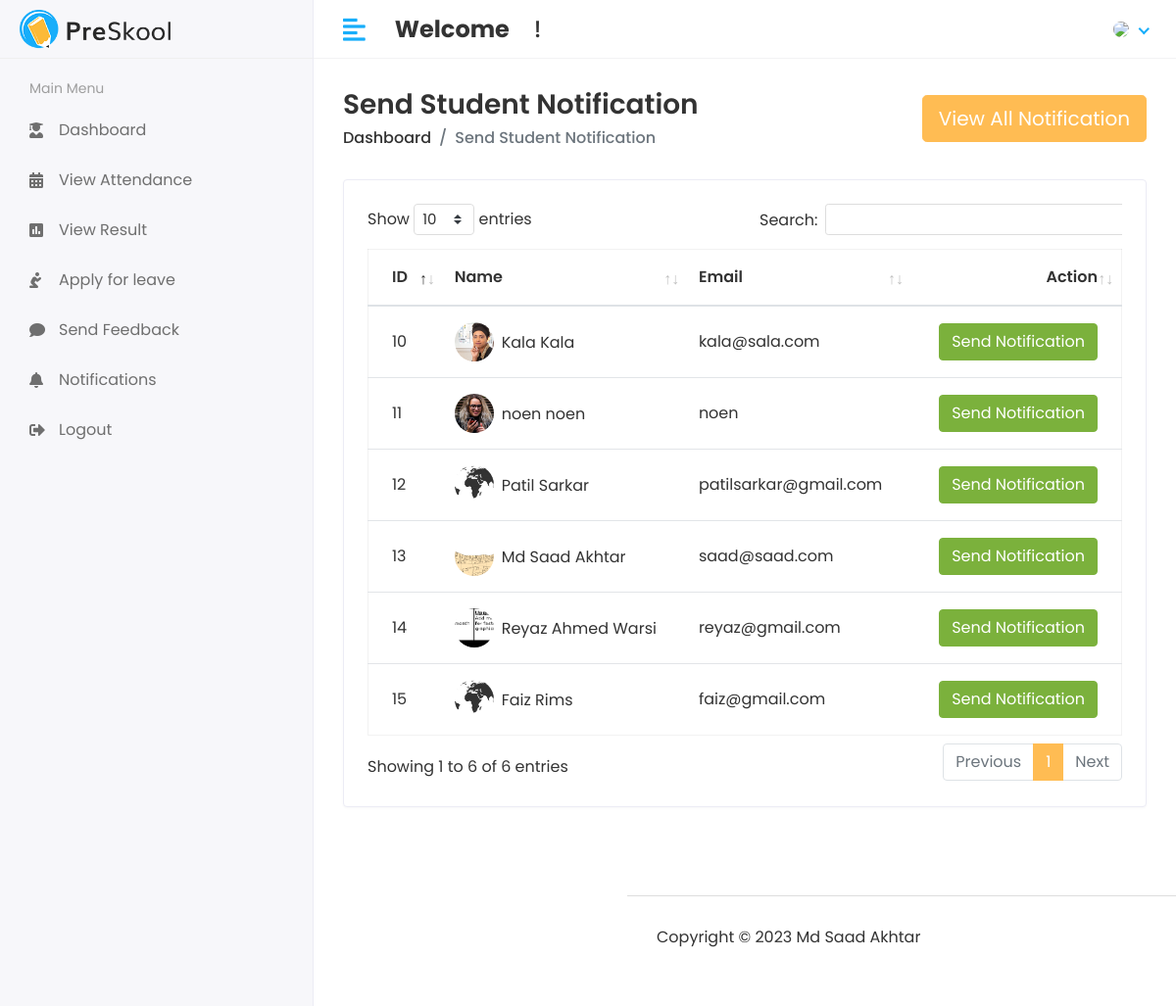
The page /Hod/Student/Send_Notification on the database its author committed.
### app/models.py (models this page shows, shortened)
class Student(models.Model):
    admin = models.OneToOneField(CustomUser, on_delete=models.CASCADE)
    address = models.TextField()
    gender=models.CharField(max_length=100)
    course_id = models.ForeignKey(Course,on_delete=models.DO_NOTHING)
    session_year_id = models.ForeignKey(Session_Year,on_delete=models.DO_NOTHING)
    created_at = models.DateTimeField(auto_now_add=True)
    updated_at = models.DateTimeField(auto_now_add=True)

class CustomUser(AbstractUser):
    USER = (
        (1,'HOD'),
        (2,'STAFF'),
        (3,'STUDENT'),
    )
    user_type = models.CharField(choices=USER,max_length=100,default=1)
    profile_pic = models.ImageField(upload_to="media/profile_pic")

### student_management_system/Hod_views.py (the view)
# urls.py: path('Hod/Student/Send_Notification',Hod_views.SEND_STUDENT_NOTIFICATION, name = "send_student_notification"),
def SEND_STUDENT_NOTIFICATION(request):
    student = Student.objects.all()
    notification = Student_Notification.objects.all()
    context = {
        "student":student,
        "see_notification":notification
    }
    return render(request,"hod/student_notifications.html",context)

### templates/hod/student_notifications.html (shortened to what this page needs)
{% extends 'base.html' %} {% block content %}
<div class="content container-fluid">
  <div class="page-header">
    <div class="row align-items-center">
      <div class="col">
        <h3 class="page-title">Send Student Notification</h3>
        <ul class="breadcrumb">
          <li class="breadcrumb-item">
            <a href="{% url 'hod_home' %}">Dashboard</a>
          </li>
          <li class="breadcrumb-item active">Send Student Notification</li>
        </ul>
      </div>
      <div class="col-auto text-right float-right ml-auto">
        <button
          type="button"
          class="btn btn-primary btn-lg"
          data-toggle="modal"
          data-target="#modelId"
        >
          View All Notification
        </button>
      </div>
    </div>
  </div>
  <div class="row">
    <div class="col-sm-12">
      <div class="card card-table">
        <div class="card-body">
          <div class="table-responsive">
            <table id="table_id" class="table table-hover table-center mb-0">
              <thead>
                <tr>
                  <th>ID</th>
                  <th>Name</th>
                  <th>Email</th>
                  <th class="text-right">Action</th>
                </tr>
              </thead>
              <tbody>
                {% for stu in student %}
                <tr>
                  <td>{{stu.id}}</td>
                  <td>
                    <h2 class="table-avatar">
                      <a
                        href="student-details.html"
                        class="avatar avatar-sm mr-2"
                        ><img
                          class="avatar-img rounded-circle"
                          src="/{{stu.admin.profile_pic}}"
                          alt="User Image"
                      /></a>
                      <a href="student-details.html"
                        >{{stu.admin.first_name}}&nbsp{{stu.admin.last_name}}</a
                      >
                    </h2>
                  </td>
                  <td>{{stu.admin.email}}</td>
                  <td class="text-right">
                    <button
                      class="btn btn-success"
                      data-toggle="modal"
                      data-target="#sendnotification-{{forloop.counter}}"
                    >
                      Send Notification
                    </button>
                  </td>
                </tr>
                {% endfor %}
              </tbody>
            </table>
          </div>
        </div>
      </div>
    </div>
  </div>
</div>
{% endblock content %}

### static/assets/css/style.css (style rules this page uses)
html { height: 100%; }
body { background-color: #fff; color: #333; font-family: 'Poppins', sans-serif; font-size: 1rem; height: 100%; line-height: 1.5; overflow-x: hidden; }
h1, h2, h3, h4, h5, h6 { font-family: 'Poppins', sans-serif; margin-top: 0; }
a { color: #009ce7; }
input, button, a { transition: all 0.4s ease; -moz-transition: all 0.4s ease; -o-transition: all 0.4s ease; -ms-transition: all 0.4s ease; -webkit-transition: all 0.4s ease; }
input, input:focus, button, button:focus { outline: none; }
ul, ol { padding: 0px; list-style: none; }
.table { color: #333; max-width: 100%; margin-bottom: 0; width: 100%; }
.table.dataTable { border-collapse: collapse !important; border: 1px solid rgba(0, 0, 0, 0.05); }
table.table td h2 { display: inline-block; font-size: inherit; font-weight: 400; margin: 0; padding: 0; vertical-align: middle; }
table.table td h2.table-avatar { align-items: center; display: inline-flex; font-size: inherit; font-weight: 400; margin: 0; padding: 0; vertical-align: middle; white-space: nowrap; }
table.table td h2 a { color: #333; }
.table thead tr th { font-weight: 600; }
.table tbody tr { border-bottom: 1px solid rgba(0, 0, 0, 0.05); }
.table.table-center td, .table.table-center th { vertical-align: middle; }
.card-table .card-body .table > thead > tr > th { border-top: 0; }
.card-table .card-body .table tr td:first-child, .card-table .card-body .table tr th:first-child { padding-left: 1.5rem; }
.card-table .card-body .table tr td:last-child, .card-table .card-body .table tr th:last-child { padding-right: 1.5rem; }
.card-table .table td, .card-table .table th { border-top: 1px solid #e2e5e8; padding: 1rem 0.75rem; white-space: nowrap; }
.btn-primary { background-color: #FFBC53; border: 1px solid #FFBC53; }
.btn-success { background-color: #7bb13c; border: 1px solid #7bb13c }
.card { border: 1px solid #ececf5; box-shadow: 0 1px 3px 0 rgba(0, 0, 0, 0.03); margin-bottom: 1.875rem; }
.card-body { padding: 1.5rem; }
.avatar { position: relative; display: inline-block; width: 3rem; height: 3rem }
.avatar > img { width: 100%; height: 100%; -o-object-fit: cover; object-fit: cover; }
.avatar-sm { width: 2.5rem; height: 2.5rem; }
.page-wrapper > .content { padding: 1.875rem 1.875rem 0; }
.page-header { margin-bottom: 1.875rem; }
.page-header .breadcrumb { background-color: transparent; color: #6c757d; font-size: 1rem; font-weight: 500; margin-bottom: 0; padding: 0; }
.page-header .breadcrumb a { color: #333; }
.page-title { font-size: 28px; font-weight: 600; color: #333; margin-bottom: 5px; }

### rows shown on the page
Student: id "10", admin.profile_pic (picture), admin.first_name "Kala", admin.last_name "Kala", admin.email "kala@sala.com"
Student: id "11", admin.profile_pic (picture), admin.first_name "noen", admin.last_name "noen", admin.email "noen"
Student: id "12", admin.profile_pic (picture), admin.first_name "Patil", admin.last_name "Sarkar", admin.email "patilsarkar@gmail.com"
Student: id "13", admin.profile_pic (picture), admin.first_name "Md Saad", admin.last_name "Akhtar", admin.email "saad@saad.com"
Student: id "14", admin.profile_pic (picture), admin.first_name "Reyaz Ahmed", admin.last_name "Warsi", admin.email "reyaz@gmail.com"
Student: id "15", admin.profile_pic (picture), admin.first_name "Faiz", admin.last_name "Rims", admin.email "faiz@gmail.com"
